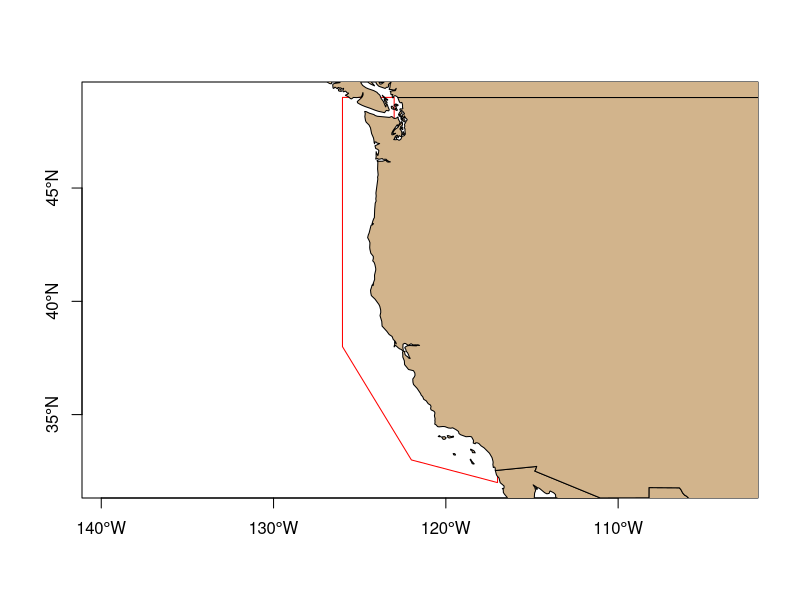

The R script that drew this image: (Note: this script raises an error after producing the figure.)
# gridmaker.r --- creates uniform grid of decimal lat/longs based on 
#   input boundaries and pixel size (in degrees).
# Calculates area size of each pixel in sq.km

# Original code by Karin Forney and Elizabeth Becker
# Modified by Sam Woodman Nov 2018 to use sf package and so grid does 
#   not have to be rectangular


###############################################################################
library(sf)


###############################################################################
# VARIABLES SET BY USER

#----------------------------------------------------------
### 1) Create map object to use while visualizing study area and/or grid

### EITHER ###
# Use this section if using longitude range [0, 360]
map.base <- st_as_sfc(maps::map('world2', plot = FALSE, fill = TRUE))

### OR ###
# Use this section if using longitude range [-180, 180]
# map.base <- st_as_sfc(maps::map('world', plot = FALSE, fill = TRUE))


#----------------------------------------------------------
### 2) Define the study area (rectangular or otherwise)
# The centroids of the grid cells (NOT grid cell edges) will start at the bottom-left corner of the study area,
#   and thus proceed along the left and bottom edges of the study area.
#   All grid cells whose centroids (NOT grid cell edges) are within the study area will be exported to the .csv file.

### EITHER ###
# Use this section for creating a rectangular grid defined by lon/lat min/max

# latmin <- 32.5
# latmax <- 42.0
# lonmin <- 360 - 125.0
# lonmax <- 360 - 118.0
# poly.df <- data.frame(
#   X1 = c(lonmax, lonmin, lonmin, lonmax, lonmax), 
#   X2 = c(latmin, latmin, latmax, latmax, latmin)
# )

###  OR  ###
# Use this section to provide coordinates of a non-rectangular study area
# Coordinates mus be enterds as "c(lon, lat)" where all longitudes are in 
#   range [0, 360] or [-180, 180]. The first and the last set of coordinates
#   must be the same.

list.vertices <- list(
  c(243, 32),
  c(238, 33),
  c(234, 38),
  c(234, 49),
  c(237, 49),
  c(237, 40),
  c(240, 36),
  c(243, 36),
  c(243, 32)
)
poly.df <- data.frame(do.call(rbind, list.vertices))


#----------------------------------------------------------
### 3) Pixel size: the total length and width of each grid cell. 
# Thus, the shortest disatance from a grid cell edge to the grid cell centroid will be 'pixel' / 2.

# pixel <- .225                 # 25km
# pixel <- .090                 # 10km
# pixel <- 0.10                 # 0.1 degree for SeaGrant modeling project
pixel <- .045                 # 5km
# pixel <- .018                 # 2km


#----------------------------------------------------------
### 4) Path and filename for .csv file with grid cell centroid coordinates and areas

outfile <- paste0(
  "Outputs/", 
  ifelse(
    exists("latmin"), 
    paste0("Grid_Lat", latmin, "to", latmax, "_Lon", lonmin, "to", lonmax), 
    "Grid_Non-rectangle"
  ),
  "_Step", pixel, "withArea.csv"
)


###############################################################################
# CODE RUN BY USER - NO CHANGES NEEDED

### Create and visualize study area polygon
poly.bound <- st_sfc(st_polygon(list(as.matrix(poly.df))), crs = 4326) #4326 is WGS 84 coords
plot(poly.bound, axes = TRUE, border = "red")
plot(map.base, add = TRUE, col = "tan")
# plot(poly.bound, add = TRUE, border = "red")

### Create grid (for areas) and get *centroids* of polygons.
# TODO: Should points be lower left vertices or centroids?
grid <- st_make_grid(
  poly.bound, cellsize = pixel, #what = "centers",
  offset = st_bbox(poly.bound)[c("xmin", "ymin")] - pixel / 2
)
grid.cent <- st_set_precision(st_centroid(grid), 1e+10)

### Get the centroids that are within the study area
grid.cent.which <- unlist(st_intersects(poly.bound, grid.cent))

### Create data frame of centroid coordinates and area value
grid.cent.coords <- do.call(rbind, st_geometry(grid.cent)[grid.cent.which])
lon <- grid.cent.coords[, 1]
grid.cent.df <- data.frame(
  lat = grid.cent.coords[, 2], 
  lon360 = lon,
  lon180 = ifelse(lon > 180, lon - 360, lon),
  area_km = as.numeric(st_area(grid[grid.cent.which])) / 1e+06
); rm(lon)

### Write to .csv
write.csv(grid.cent.df, file = outfile, row.names = FALSE)


### Visualize grid is desired
plot(grid[grid.cent.which], axes = TRUE)
plot(poly.bound, add = TRUE, border = "red")
plot(map.base, add = TRUE, col = "tan")

###############################################################################
